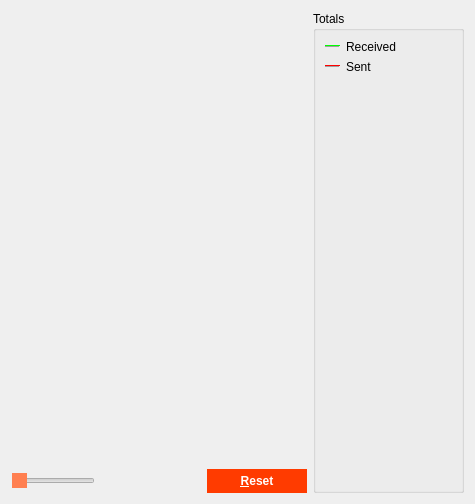
     <widget class="QWidget" name="tab_nettraffic">
      <attribute name="title">
       <string>&amp;Network Traffic</string>
      </attribute>
      <layout class="QHBoxLayout" name="horizontalLayout_3">
       <item>
        <layout class="QVBoxLayout" name="verticalLayout_4">
         <item>
          <widget class="TrafficGraphWidget" name="trafficGraph" native="true">
           <property name="sizePolicy">
            <sizepolicy hsizetype="Expanding" vsizetype="Expanding">
             <horstretch>0</horstretch>
             <verstretch>0</verstretch>
            </sizepolicy>
           </property>
          </widget>
         </item>
         <item>
          <layout class="QHBoxLayout" name="horizontalLayout_2">
           <item>
            <widget class="QSlider" name="sldGraphRange">
             <property name="styleSheet">
              <string notr="true">QSlider::handle:horizontal { 
	background:#ff7f50;
}
</string>
             </property>
             <property name="minimum">
              <number>1</number>
             </property>
             <property name="maximum">
              <number>288</number>
             </property>
             <property name="pageStep">
              <number>12</number>
             </property>
             <property name="value">
              <number>6</number>
             </property>
             <property name="orientation">
              <enum>Qt::Horizontal</enum>
             </property>
            </widget>
           </item>
           <item>
            <widget class="QLabel" name="lblGraphRange">
             <property name="minimumSize">
              <size>
               <width>100</width>
               <height>0</height>
              </size>
             </property>
             <property name="alignment">
              <set>Qt::AlignCenter</set>
             </property>
            </widget>
           </item>
           <item>
            <widget class="QPushButton" name="btnClearTrafficGraph">
             <property name="sizePolicy">
              <sizepolicy hsizetype="Fixed" vsizetype="Fixed">
               <horstretch>0</horstretch>
               <verstretch>0</verstretch>
              </sizepolicy>
             </property>
             <property name="minimumSize">
              <size>
               <width>100</width>
               <height>0</height>
              </size>
             </property>
             <property name="styleSheet">
              <string notr="true">QPushButton {
    background-color: #ff3b00;
    border:0;
    color:#ffffff;
    font-size:12px;
    font-weight:bold;
    padding-left:25px;
    padding-right:25px;
    padding-top:5px;
    padding-bottom:5px;
}

QPushButton:hover {
    background-color: #ff0c00;
}
</string>
             </property>
             <property name="text">
              <string>&amp;Reset</string>
             </property>
             <property name="autoDefault">
              <bool>false</bool>
             </property>
            </widget>
           </item>
          </layout>
         </item>
        </layout>
       </item>
       <item>
        <layout class="QVBoxLayout" name="verticalLayout">
         <item>
          <widget class="QGroupBox" name="groupBox">
           <property name="title">
            <string>Totals</string>
           </property>
           <layout class="QVBoxLayout" name="verticalLayout_5">
            <item>
             <layout class="QHBoxLayout" name="horizontalLayout_4">
              <item>
               <widget class="Line" name="line">
                <property name="sizePolicy">
                 <sizepolicy hsizetype="Fixed" vsizetype="Fixed">
                  <horstretch>0</horstretch>
                  <verstretch>0</verstretch>
                 </sizepolicy>
                </property>
                <property name="minimumSize">
                 <size>
                  <width>15</width>
                  <height>5</height>
                 </size>
                </property>
                <property name="palette">
                 <palette>
                  <active>
                   <colorrole role="Button">
                    <brush brushstyle="SolidPattern">
                     <color alpha="255">
                      <red>127</red>
                      <green>255</green>
                      <blue>0</blue>
                     </color>
                    </brush>
                   </colorrole>
                   <colorrole role="Light">
                    <brush brushstyle="SolidPattern">
                     <color alpha="255">
                      <red>0</red>
                      <green>255</green>
                      <blue>0</blue>
                     </color>
                    </brush>
                   </colorrole>
                   <colorrole role="Base">
                    <brush brushstyle="SolidPattern">
                     <color alpha="255">
                      <red>127</red>
                      <green>255</green>
                      <blue>0</blue>
                     </color>
                    </brush>
                   </colorrole>
                   <colorrole role="Window">
                    <brush brushstyle="SolidPattern">
                     <color alpha="255">
                      <red>127</red>
                      <green>255</green>
                      <blue>0</blue>
                     </color>
                    </brush>
                   </colorrole>
                  </active>
                  <inactive>
                   <colorrole role="Button">
                    <brush brushstyle="SolidPattern">
                     <color alpha="255">
                      <red>127</red>
                      <green>255</green>
                      <blue>0</blue>
                     </color>
                    </brush>
                   </colorrole>
                   <colorrole role="Light">
                    <brush brushstyle="SolidPattern">
                     <color alpha="255">
                      <red>0</red>
                      <green>255</green>
                      <blue>0</blue>
                     </color>
                    </brush>
                   </colorrole>
                   <colorrole role="Base">
                    <brush brushstyle="SolidPattern">
                     <color alpha="255">
                      <red>127</red>
                      <green>255</green>
                      <blue>0</blue>
                     </color>
                    </brush>
                   </colorrole>
                   <colorrole role="Window">
                    <brush brushstyle="SolidPattern">
                     <color alpha="255">
                      <red>127</red>
                      <green>255</green>
                      <blue>0</blue>
                     </color>
                    </brush>
                   </colorrole>
                  </inactive>
                  <disabled>
                   <colorrole role="Button">
                    <brush brushstyle="SolidPattern">
                     <color alpha="255">
                      <red>127</red>
                      <green>255</green>
                      <blue>0</blue>
                     </color>
                    </brush>
                   </colorrole>
                   <colorrole role="Light">
                    <brush brushstyle="SolidPattern">
                     <color alpha="255">
                      <red>0</red>
                      <green>255</green>
                      <blue>0</blue>
                     </color>
                    </brush>
                   </colorrole>
                   <colorrole role="Base">
                    <brush brushstyle="SolidPattern">
                     <color alpha="255">
                      <red>127</red>
                      <green>255</green>
                      <blue>0</blue>
                     </color>
                    </brush>
                   </colorrole>
                   <colorrole role="Window">
                    <brush brushstyle="SolidPattern">
                     <color alpha="255">
                      <red>127</red>
                      <green>255</green>
                      <blue>0</blue>
                     </color>
                    </brush>
                   </colorrole>
                  </disabled>
                 </palette>
                </property>
                <property name="font">
                 <font>
                  <pointsize>-1</pointsize>
                 </font>
                </property>
                <property name="styleSheet">
                 <string notr="true">Line
{
background-color:#7fff00
}</string>
                </property>
                <property name="frameShadow">
                 <enum>QFrame::Raised</enum>
                </property>
                <property name="orientation">
                 <enum>Qt::Horizontal</enum>
                </property>
               </widget>
              </item>
              <item>
               <widget class="QLabel" name="label_16">
                <property name="text">
                 <string>Received</string>
                </property>
               </widget>
              </item>
              <item>
               <widget class="QLabel" name="lblBytesIn">
                <property name="minimumSize">
                 <size>
                  <width>50</width>
                  <height>0</height>
                 </size>
                </property>
                <property name="alignment">
                 <set>Qt::AlignRight|Qt::AlignTrailing|Qt::AlignVCenter</set>
                </property>
               </widget>
              </item>
             </layout>
            </item>
            <item>
             <layout class="QHBoxLayout" name="horizontalLayout_5">
              <item>
               <widget class="Line" name="line_2">
                <property name="sizePolicy">
                 <sizepolicy hsizetype="Fixed" vsizetype="Fixed">
                  <horstretch>0</horstretch>
                  <verstretch>0</verstretch>
                 </sizepolicy>
                </property>
                <property name="minimumSize">
                 <size>
                  <width>15</width>
                  <height>5</height>
                 </size>
                </property>
                <property name="palette">
                 <palette>
                  <active>
                   <colorrole role="Button">
                    <brush brushstyle="SolidPattern">
                     <color alpha="255">
                      <red>255</red>
                      <green>0</green>
                      <blue>0</blue>
                     </color>
                    </brush>
                   </colorrole>
                   <colorrole role="Light">
                    <brush brushstyle="SolidPattern">
                     <color alpha="255">
                      <red>255</red>
                      <green>0</green>
                      <blue>0</blue>
                     </color>
                    </brush>
                   </colorrole>
                   <colorrole role="Base">
                    <brush brushstyle="SolidPattern">
                     <color alpha="255">
                      <red>255</red>
                      <green>0</green>
                      <blue>0</blue>
                     </color>
                    </brush>
                   </colorrole>
                   <colorrole role="Window">
                    <brush brushstyle="SolidPattern">
                     <color alpha="255">
                      <red>255</red>
                      <green>0</green>
                      <blue>0</blue>
                     </color>
                    </brush>
                   </colorrole>
                  </active>
                  <inactive>
                   <colorrole role="Button">
                    <brush brushstyle="SolidPattern">
                     <color alpha="255">
                      <red>255</red>
                      <green>0</green>
                      <blue>0</blue>
                     </color>
                    </brush>
                   </colorrole>
                   <colorrole role="Light">
                    <brush brushstyle="SolidPattern">
                     <color alpha="255">
                      <red>255</red>
                      <green>0</green>
                      <blue>0</blue>
                     </color>
                    </brush>
                   </colorrole>
                   <colorrole role="Base">
                    <brush brushstyle="SolidPattern">
                     <color alpha="255">
                      <red>255</red>
                      <green>0</green>
                      <blue>0</blue>
                     </color>
                    </brush>
                   </colorrole>
                   <colorrole role="Window">
                    <brush brushstyle="SolidPattern">
                     <color alpha="255">
                      <red>255</red>
                      <green>0</green>
                      <blue>0</blue>
                     </color>
                    </brush>
                   </colorrole>
                  </inactive>
                  <disabled>
                   <colorrole role="Button">
                    <brush brushstyle="SolidPattern">
                     <color alpha="255">
                      <red>255</red>
                      <green>0</green>
                      <blue>0</blue>
                     </color>
                    </brush>
                   </colorrole>
                   <colorrole role="Light">
                    <brush brushstyle="SolidPattern">
                     <color alpha="255">
                      <red>255</red>
                      <green>0</green>
                      <blue>0</blue>
                     </color>
                    </brush>
                   </colorrole>
                   <colorrole role="Base">
                    <brush brushstyle="SolidPattern">
                     <color alpha="255">
                      <red>255</red>
                      <green>0</green>
                      <blue>0</blue>
                     </color>
                    </brush>
                   </colorrole>
                   <colorrole role="Window">
                    <brush brushstyle="SolidPattern">
                     <color alpha="255">
                      <red>255</red>
                      <green>0</green>
                      <blue>0</blue>
                     </color>
                    </brush>
                   </colorrole>
                  </disabled>
                 </palette>
                </property>
                <property name="font">
                 <font>
                  <pointsize>-1</pointsize>
                 </font>
                </property>
                <property name="styleSheet">
                 <string notr="true">Line
{
	background-color: #ff0000
}</string>
                </property>
                <property name="frameShadow">
                 <enum>QFrame::Raised</enum>
                </property>
                <property name="orientation">
                 <enum>Qt::Horizontal</enum>
                </property>
               </widget>
              </item>
              <item>
               <widget class="QLabel" name="label_17">
                <property name="text">
                 <string>Sent</string>
                </property>
               </widget>
              </item>
              <item>
               <widget class="QLabel" name="lblBytesOut">
                <property name="minimumSize">
                 <size>
                  <width>50</width>
                  <height>0</height>
                 </size>
                </property>
                <property name="alignment">
                 <set>Qt::AlignRight|Qt::AlignTrailing|Qt::AlignVCenter</set>
                </property>
               </widget>
              </item>
             </layout>
            </item>
            <item>
             <spacer name="verticalSpacer_4">
              <property name="orientation">
               <enum>Qt::Vertical</enum>
              </property>
              <property name="sizeHint" stdset="0">
               <size>
                <width>20</width>
                <height>407</height>
               </size>
              </property>
             </spacer>
            </item>
           </layout>
          </widget>
         </item>
        </layout>
       </item>
      </layout>
     </widget>
